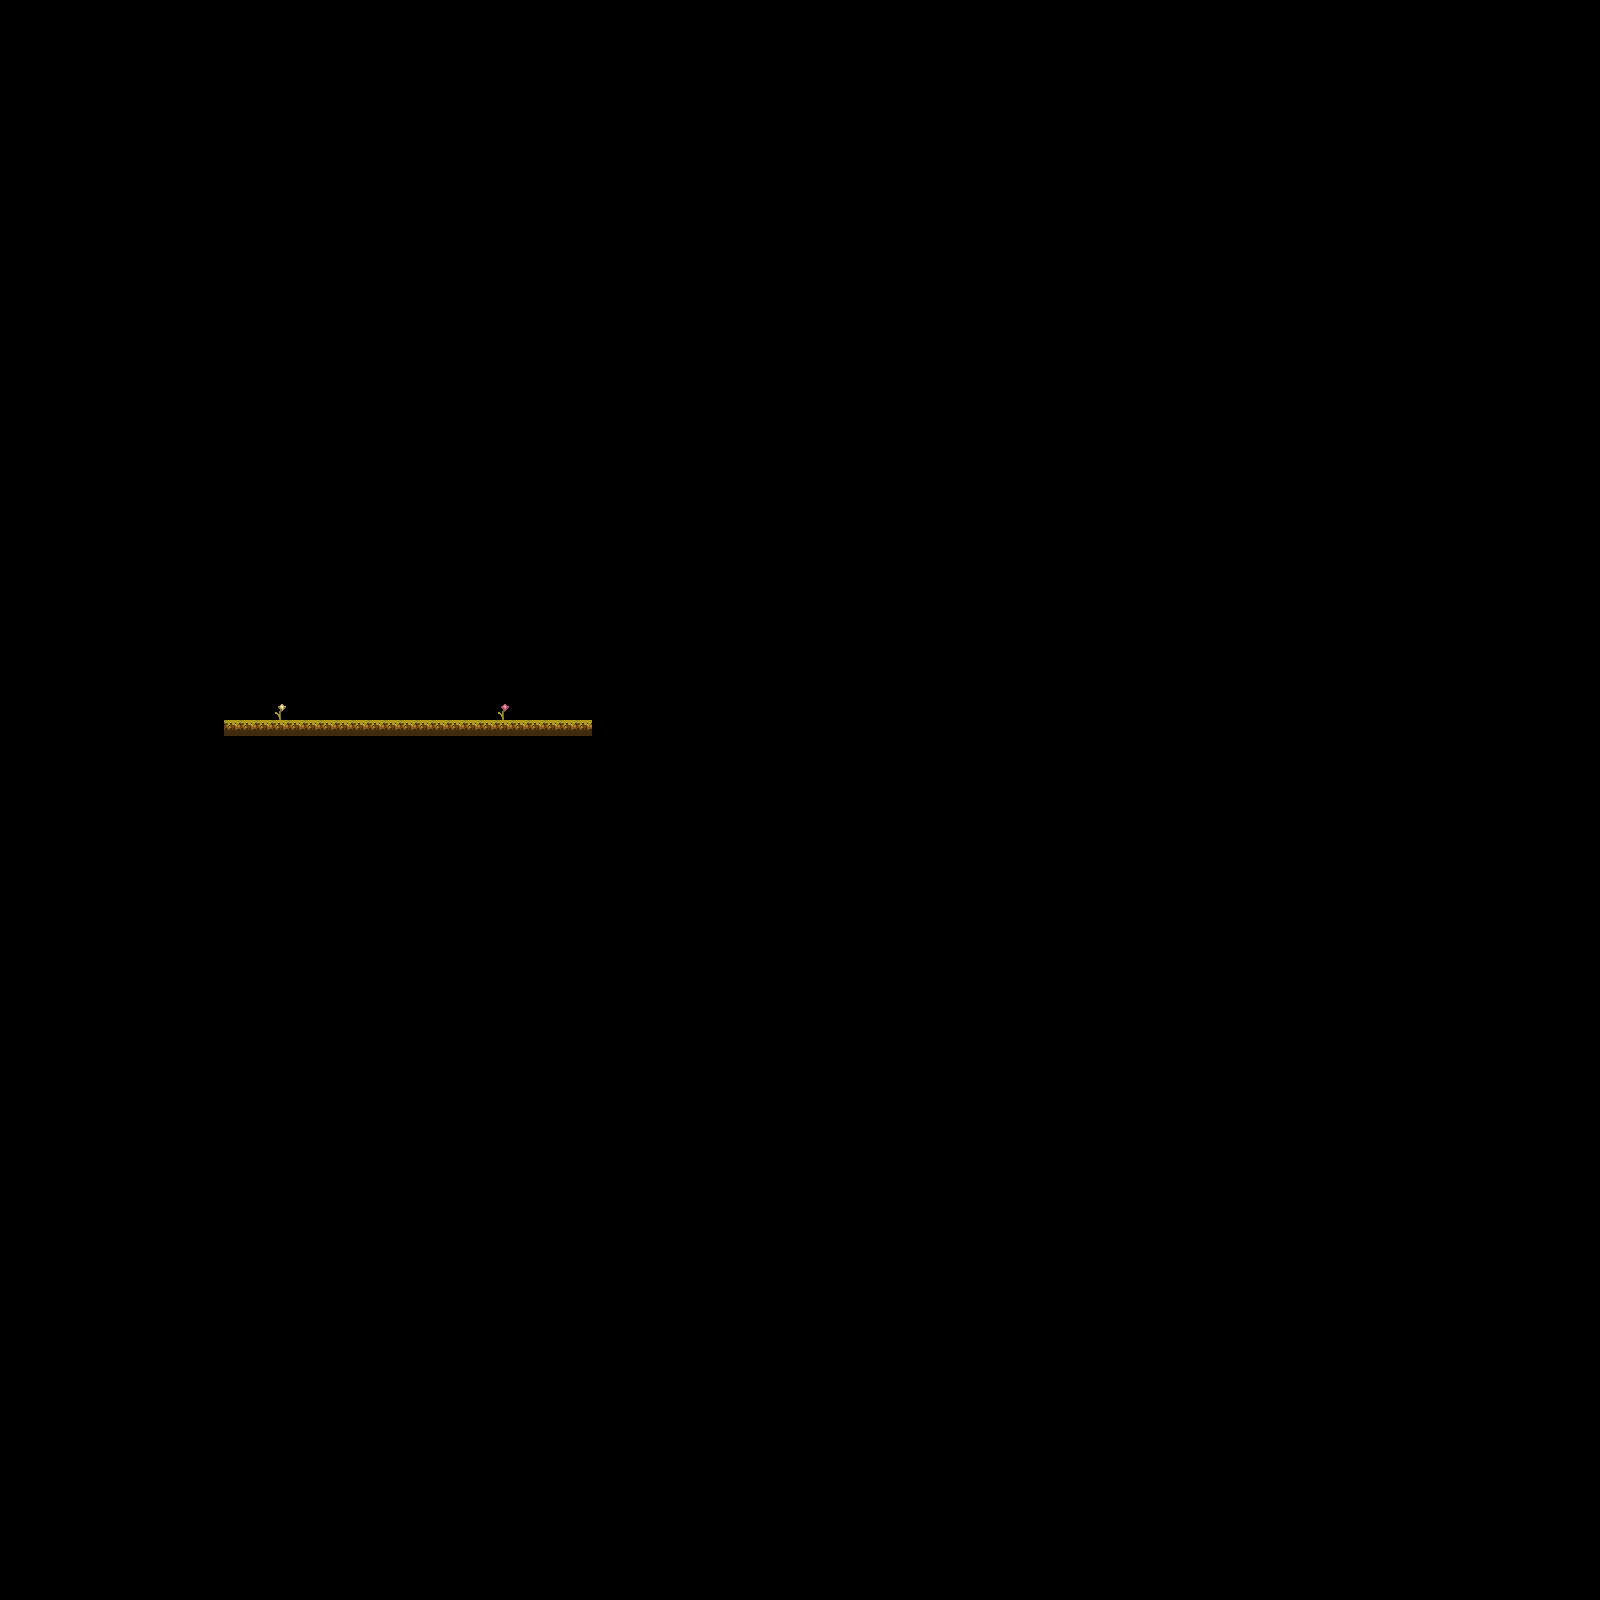

A 2D game scene composited from a Tiled map and its tileset images. What follows is a short description and the map's XML, with each tile layer's data collapsed to a summary:
An orthogonal 100x100 tile map with 16x16 px tiles, 12 tile layers (Checkpoints, Coins, Hearts, Don't Touch, ...).

<map version="1.5" tiledversion="1.5.0" orientation="orthogonal" renderorder="left-down" width="100" height="100" tilewidth="16" tileheight="16" infinite="0" nextlayerid="15" nextobjectid="1">
 <tileset firstgid="1" name="Enviroment" tilewidth="16" tileheight="16" tilecount="1170" columns="45">
  <image source="../../images/Environment/Kauzz Forest Tiles/Enviroment.png" width="724" height="416" />
 </tileset>
 <layer id="4" name="Checkpoints" width="100" height="100">
  <data>[10000 cells, 0 non-empty, 0 distinct tile ids]</data>
 </layer>
 <layer id="5" name="Coins" width="100" height="100">
  <data>[10000 cells, 0 non-empty, 0 distinct tile ids]</data>
 </layer>
 <layer id="6" name="Hearts" width="100" height="100">
  <data>[10000 cells, 0 non-empty, 0 distinct tile ids]</data>
 </layer>
 <layer id="7" name="Don't Touch" width="100" height="100">
  <data>[10000 cells, 0 non-empty, 0 distinct tile ids]</data>
 </layer>
 <layer id="8" name="Golden key" width="100" height="100">
  <data>[10000 cells, 0 non-empty, 0 distinct tile ids]</data>
 </layer>
 <layer id="9" name="Golden door" width="100" height="100">
  <data>[10000 cells, 0 non-empty, 0 distinct tile ids]</data>
 </layer>
 <layer id="10" name="Exit" width="100" height="100">
  <data>[10000 cells, 1 non-empty, 1 distinct tile ids]</data>
 </layer>
 <layer id="11" name="Enemy 1" width="100" height="100">
  <data>[10000 cells, 0 non-empty, 0 distinct tile ids]</data>
 </layer>
 <layer id="12" name="Enemy 0" width="100" height="100">
  <data>[10000 cells, 0 non-empty, 0 distinct tile ids]</data>
 </layer>
 <layer id="13" name="Spawn" width="100" height="100">
  <data>[10000 cells, 1 non-empty, 1 distinct tile ids]</data>
 </layer>
 <objectgroup id="14" name="Enemies" />
 <objectgroup id="3" name="Moving platforms" />
 <layer id="2" name="Platforms" width="100" height="100">
  <data>[10000 cells, 23 non-empty, 1 distinct tile ids]</data>
 </layer>
 <layer id="1" name="Ladders" width="100" height="100">
  <data>[10000 cells, 0 non-empty, 0 distinct tile ids]</data>
 </layer>
</map>
